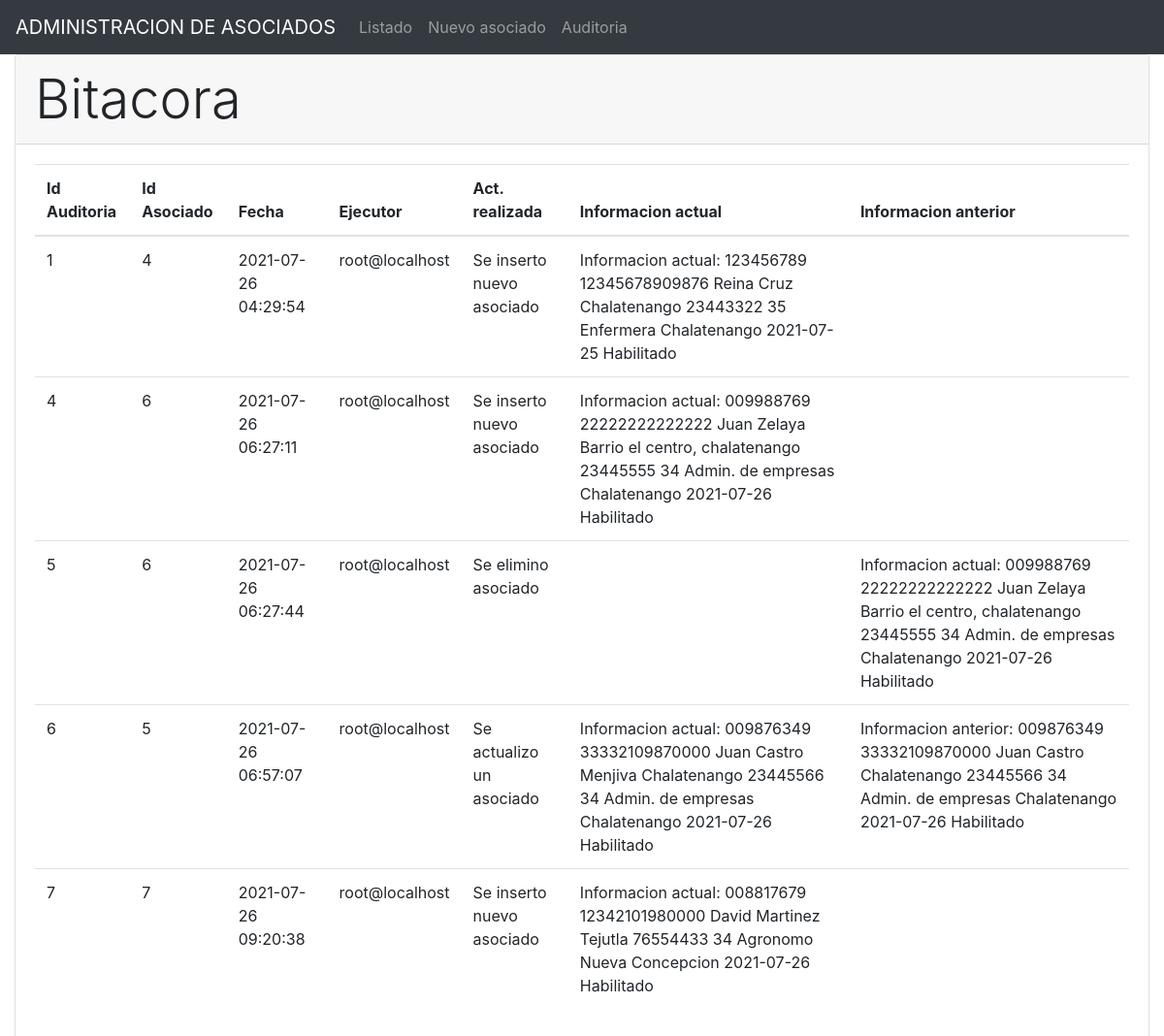
Page /auditoria.php on the committed database.
### tables this page shows
CREATE TABLE `bitacora` (
  `id_bitacora` int(10) UNSIGNED NOT NULL,
  `id_asociado` int(11) DEFAULT NULL,
  `fecha` timestamp NOT NULL DEFAULT current_timestamp() ON UPDATE current_timestamp(),
  `ejecutar` varchar(20) DEFAULT NULL,
  `actividad_realizada` varchar(60) DEFAULT NULL,
  `informacion_actual` text DEFAULT NULL,
  `informacion_anterior` text DEFAULT NULL
);

### auditoria.php (the view, shortened to what this page needs)
<?php
include('conexion.php');
$consulta = "Select * from bitacora";
$resultado=$con->query($consulta);
?>
<!DOCTYPE html>
<html lang="en">
<head>
	<link rel="stylesheet" href="https://maxcdn.bootstrapcdn.com/bootstrap/4.0.0-beta/css/bootstrap.min.css">
</head>
<body>
	<nav class="navbar navbar-expand-sm navbar-dark bg-dark">
		<a class="navbar-brand" href="index.php">ADMINISTRACION DE ASOCIADOS</a>
		<div class="collapse navbar-collapse" id="navbarsExample03">
			<ul class="navbar-nav mr-auto">
				<li class="nav-item ">
					<a class="nav-link" href="listado.php">Listado</a>
				</li>
				<li class="nav-item">
					<a class="nav-link" href="nuevo.php">Nuevo asociado</a>
				</li>
				<li class="nav-item">
					<a class="nav-link" href="auditoria.php">Auditoria</a>
				</li>
			</div>
		</nav>
		<div class="container-fluid">
			<div class="row">
				<div class="col-lg-12">
					<div class="card">
						<div class="card-header display-4">
							Bitacora
						</div>
						<div class="card-body">
							<table class="table table-hover">
								<thead>
									<tr>
										<th>Id Auditoria</th>
										<th>Id Asociado</th>
										<th>Fecha</th>
										<th>Ejecutor</th>
										<th>Act. realizada</th>
										<th>Informacion actual</th>
										<th>Informacion anterior</th>
									</tr>
								</thead>
								<tbody>
									<?php $datos=$resultado->fetch_all(); ?>
									<?php foreach ($datos as $key => $value): ?>
										<tr>
											<td><?php echo utf8_encode($value[0]) ?></td>
											<td><?php echo $value[1] ?></td>
											<td><?php echo $value[2] ?></td>
											<td><?php echo $value[3] ?></td>
											<td><?php echo $value[4] ?></td>
											<td><?php echo $value[5] ?></td>
											<td><?php echo $value[6] ?></td>
										</tr>
									<?php endforeach ?>
								</tbody>
							</table>
						</div>
					</div>
				</div>
			</div>
		</div>
	</body>
	</html>

### rows in the picture
bitacora: id_bitacora "1", id_asociado "4", fecha "2021-07-26 04:29:54", ejecutar "root@localhost", actividad_realizada "Se inserto nuevo asociado", informacion_actual "Informacion actual: 123456789 12345678909876 Reina Cruz Chalatenango 23443322 35 Enfermera Chalatenango 2021-07-25 Habilitado"
bitacora: id_bitacora "4", id_asociado "6", fecha "2021-07-26 06:27:11", ejecutar "root@localhost", actividad_realizada "Se inserto nuevo asociado", informacion_actual "Informacion actual: 009988769 22222222222222 Juan Zelaya Barrio el centro, chalatenango 23445555 34 Admin. de empresas Chalatenango 2021-07-26 Habilitado"
bitacora: id_bitacora "5", id_asociado "6", fecha "2021-07-26 06:27:44", ejecutar "root@localhost", actividad_realizada "Se elimino asociado", informacion_anterior "Informacion actual: 009988769 22222222222222 Juan Zelaya Barrio el centro, chalatenango 23445555 34 Admin. de empresas Chalatenango 2021-07-26 Habilitado"
bitacora: id_bitacora "6", id_asociado "5", fecha "2021-07-26 06:57:07", ejecutar "root@localhost", actividad_realizada "Se actualizo un asociado", informacion_actual "Informacion actual: 009876349 33332109870000 Juan Castro Menjiva Chalatenango 23445566 34 Admin. de empresas Chalatenango 2021-07-26 Habilitado", informacion_anterior "Informacion anterior: 009876349 33332109870000 Juan Castro Chalatenango 23445566 34 Admin. de empresas Chalatenango 2021-07-26 Habilitado"
bitacora: id_bitacora "7", id_asociado "7", fecha "2021-07-26 09:20:38", ejecutar "root@localhost", actividad_realizada "Se inserto nuevo asociado", informacion_actual "Informacion actual: 008817679 12342101980000 David Martinez Tejutla 76554433 34 Agronomo Nueva Concepcion 2021-07-26 Habilitado"
